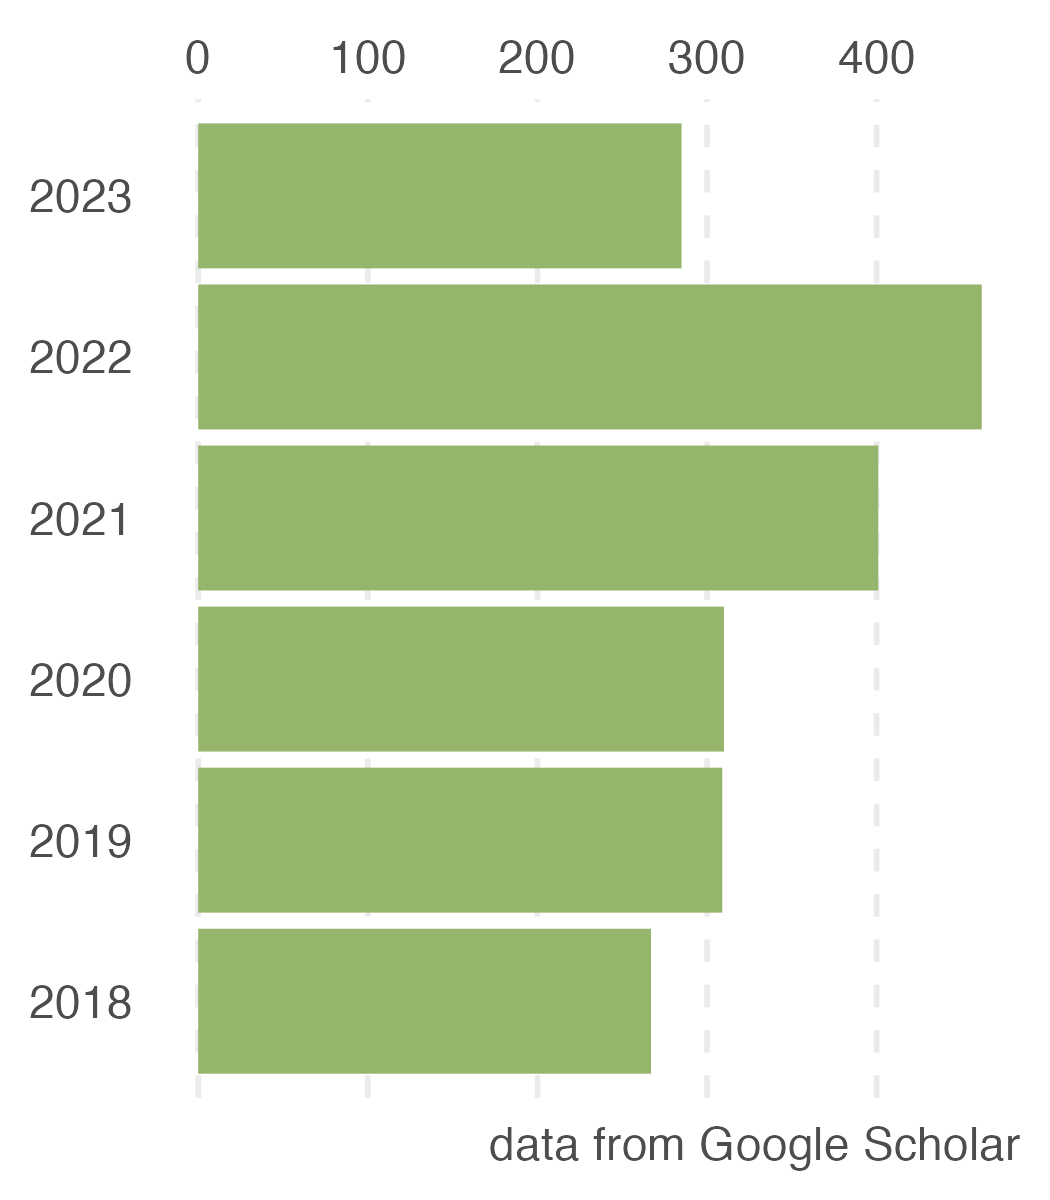

Generate this figure with R:
library(scholar)
library(jsonlite)
library(dplyr)
library(ggplot2)
library(ggstance)
library(ggimage)
library(ggtree)


#Sys.setenv(http_proxy="http://127.0.0.1:43723")


id <- 'hj0LXQcAAAAJ&hl'

profile <- tryCatch(get_profile(id), error = function(e) return(NULL))
if (!is.null(profile)) {
    profile$date <- Sys.Date()
    cat(toJSON(profile), file ="profile.json")
}

cites <- tryCatch(get_citation_history(id), error = function(e) return(NULL))

if (is.null(cites)) {
    cites <- tinyscholar::tinyscholar(id)$citation

    profile = jsonlite::fromJSON("profile.json")
    if (profile$total_cites < cites[1,2])
        profile$total_cites <- cites[1,2]
    cat(toJSON(profile), file ="profile.json")


    cites <- cites[-1, ] # remove 'total' row
    names(cites) <- c("year", "cites")
    cites$year <- as.numeric(cites$year)
}

if (!is.null(cites)) {
    cat(toJSON(cites), file = "citation.json")
}

cites <- fromJSON("citation.json")
cites <- slice(cites, tail(row_number(), 6))
cites$year <- factor(cites$year)

p <- ggplot(cites, aes(cites, year)) + 
    geom_barh(stat='identity', fill = "#96B56C") + 
    geom_text2(aes(label=cites, subset = cites > 500), hjust=1.1, size=5) + 
    labs(caption = "data from Google Scholar") +
    scale_x_continuous(position="top") +
    theme_minimal(base_size=14) + xlab(NULL) + ylab(NULL) +
    theme(panel.grid.major.y = element_blank(), 
          panel.grid.minor = element_blank(),
          panel.grid.major.x = element_line(linetype="dashed"),
          plot.caption=element_text(colour='grey30')) +
    theme_transparent() 

ggsave(p, file = "citation.png", width=3.5, height=4, bg = "transparent")


## library(magick)
## p <- image_read("citation.png")
## p <- image_transparent(p, "white")
## image_write(p, path="citation.png")
